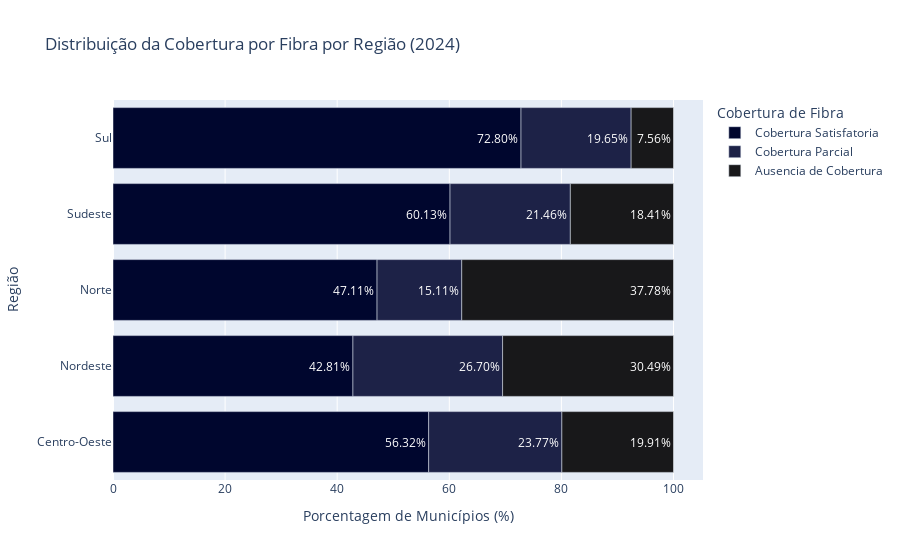

The notebook cell saved with this chart:
### Markdown cell above
## Gráfico municípios com cobertura de fibra(2024)

### Code cell
#Criando o DF para plotar
df_2024 = resultado_f[['2024']]
total_por_regiao = df_2024.groupby(level='regiao')['2024'].transform('sum')
df_2024['total_por_regiao'] = total_por_regiao
df_2024['Porcentagem'] = (df_2024['2024']/df_2024['total_por_regiao'])*100
df_2024 = df_2024.rename(columns={'2024': 'Municipios_2024'})

df_grafico = df_2024.reset_index()
# Criando mapa de cores
mapa_cores = {
    'Cobertura Satisfatoria': '#00062e',
    'Cobertura Parcial': '#1d2247',
    'Ausencia de Cobertura': '#18181a'
}
#Criando Gráfico
fig = px.bar(
    df_grafico,
    x = 'Porcentagem',
    y = 'regiao',
    color = 'tipo_cobertura',
    orientation = 'h',
    color_discrete_map = mapa_cores,
    title = 'Distribuição da Cobertura por Fibra por Região (2024)',
    labels={'regiao': 'Região', 'Porcentagem': 'Porcentagem de Municípios (%)','tipo_cobertura': 'Cobertura de Fibra'},
    text=df_grafico['Porcentagem'].map('{:.2f}%'.format),
    hover_data={'Municipios_2024': True, 'Porcentagem': ':.2f'}
)
fig.update_traces(textposition='inside', textfont_size=12)
fig.show()

### Figure 1 — Plotly figure (JSON) as saved in the notebook; plotly's stock layout.template omitted (floating-point values rounded to 4 significant figures)
{"data": [{"alignmentgroup": "True", "customdata": [[263], [768], [212], [1003], [867]], "hovertemplate": "Cobertura de Fibra=Cobertura Satisfatoria<br>Porcentagem de Municípios (%)=%{x:.2f}<br>Região=%{y}<br>text=%{text}<br>Municipios_2024=%{customdata[0]}<extra></extra>", "legendgroup": "Cobertura Satisfatoria", "marker": {"color": "#00062e", "pattern": {"shape": ""}}, "name": "Cobertura Satisfatoria", "offsetgroup": "Cobertura Satisfatoria", "orientation": "h", "showlegend": true, "text": ["56.32%", "42.81%", "47.11%", "60.13%", "72.80%"], "textfont": {"size": 12}, "textposition": "inside", "type": "bar", "x": [56.32, 42.81, 47.11, 60.13, 72.8], "xaxis": "x", "y": ["Centro-Oeste", "Nordeste", "Norte", "Sudeste", "Sul"], "yaxis": "y"}, {"alignmentgroup": "True", "customdata": [[111], [479], [68], [358], [234]], "hovertemplate": "Cobertura de Fibra=Cobertura Parcial<br>Porcentagem de Municípios (%)=%{x:.2f}<br>Região=%{y}<br>text=%{text}<br>Municipios_2024=%{customdata[0]}<extra></extra>", "legendgroup": "Cobertura Parcial", "marker": {"color": "#1d2247", "pattern": {"shape": ""}}, "name": "Cobertura Parcial", "offsetgroup": "Cobertura Parcial", "orientation": "h", "showlegend": true, "text": ["23.77%", "26.70%", "15.11%", "21.46%", "19.65%"], "textfont": {"size": 12}, "textposition": "inside", "type": "bar", "x": [23.77, 26.7, 15.11, 21.46, 19.65], "xaxis": "x", "y": ["Centro-Oeste", "Nordeste", "Norte", "Sudeste", "Sul"], "yaxis": "y"}, {"alignmentgroup": "True", "customdata": [[93], [547], [170], [307], [90]], "hovertemplate": "Cobertura de Fibra=Ausencia de Cobertura<br>Porcentagem de Municípios (%)=%{x:.2f}<br>Região=%{y}<br>text=%{text}<br>Municipios_2024=%{customdata[0]}<extra></extra>", "legendgroup": "Ausencia de Cobertura", "marker": {"color": "#18181a", "pattern": {"shape": ""}}, "name": "Ausencia de Cobertura", "offsetgroup": "Ausencia de Cobertura", "orientation": "h", "showlegend": true, "text": ["19.91%", "30.49%", "37.78%", "18.41%", "7.56%"], "textfont": {"size": 12}, "textposition": "inside", "type": "bar", "x": [19.91, 30.49, 37.78, 18.41, 7.557], "xaxis": "x", "y": ["Centro-Oeste", "Nordeste", "Norte", "Sudeste", "Sul"], "yaxis": "y"}], "layout": {"barmode": "relative", "legend": {"title": {"text": "Cobertura de Fibra"}, "tracegroupgap": 0}, "title": {"text": "Distribuição da Cobertura por Fibra por Região (2024)"}, "xaxis": {"anchor": "y", "domain": [0, 1], "title": {"text": "Porcentagem de Municípios (%)"}}, "yaxis": {"anchor": "x", "domain": [0, 1], "title": {"text": "Região"}}}}
